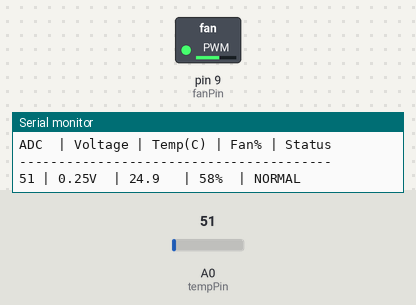
Recording of a sketch running on a simulated Arduino Uno, built with avr-gcc and run on an emulated ATmega328P. Parts: switched loads named in the sketch (green lamp = pin HIGH), the last lines printed to the serial monitor. The inputs (shaded band) are chosen by the test bench; at power-on: A0 (tempPin) = 51.

Above: at 1.3 s.
1.4 s: A0 (tempPin) set to 57
At 3.2 s:
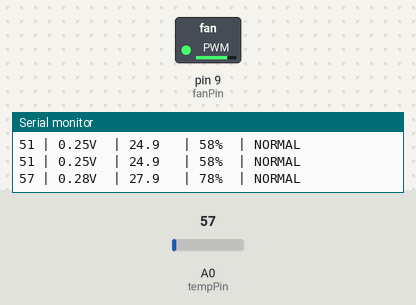
3.9 s: A0 (tempPin) set to 86
At 5.0 s:
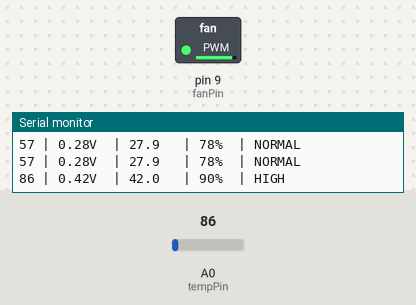
6.9 s: A0 (tempPin) set to 30
At 9.0 s:
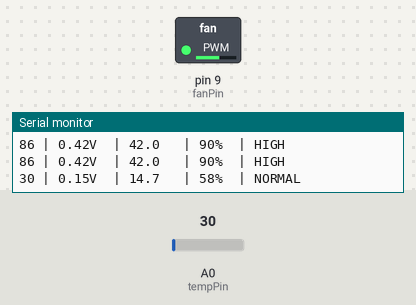
9.4 s: A0 (tempPin) set to 61
At 10.8 s:
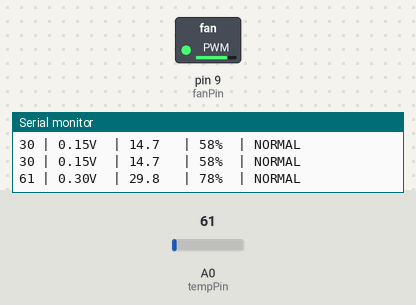
Timing chart, 0 to 12.4 s (numbered marks = the images above; inputs shaded):
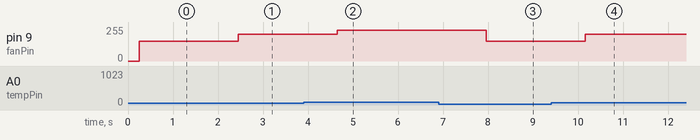

The sketch:

FanControl.ino
```cpp
const int tempPin = A0;
const int fanPin = 9;

void setup() {
  Serial.begin(9600);
  pinMode(fanPin, OUTPUT);

  Serial.println("========================================");
  Serial.println("  SMART TEMPERATURE CONTROL SYSTEM");
  Serial.println("========================================");
  Serial.println("ADC  | Voltage | Temp(C) | Fan% | Status");
  Serial.println("----------------------------------------");
}

void loop() {
  long sum = 0;
  for (int i = 0; i < 10; i++) {
    sum += analogRead(tempPin);
    delay(10);
  }
  int adcValue = sum / 10;

  float voltage = adcValue * (5.0 / 1023.0);
  float temperature = voltage * 100.0;

  int pwmValue = 0;
  int fanPercent = 0;

  if (temperature <= 25.0) {
    pwmValue = 148;
    fanPercent = 58;
  }
  else if (temperature <= 37.0) {
    pwmValue = 199;
    fanPercent = 78;
  }
  else if (temperature <= 45.0) {
    pwmValue = 230;
    fanPercent = 90;
  }
  else if (temperature <= 50.0) {
    pwmValue = 255;
    fanPercent = 100;
  }
  else {
    pwmValue = 0;
    fanPercent = 0;
  }

  analogWrite(fanPin, pwmValue);

  Serial.print(adcValue);
  Serial.print(" | ");
  Serial.print(voltage, 2);
  Serial.print("V  | ");
  Serial.print(temperature, 1);
  Serial.print("   | ");
  Serial.print(fanPercent);
  Serial.print("%  | ");

  if (temperature <= 25.0) Serial.println("NORMAL");
  else if (temperature <= 37.0) Serial.println("NORMAL");
  else if (temperature <= 45.0) Serial.println("HIGH");
  else if (temperature <= 50.0) Serial.println("MAX");
  else Serial.println("SHUTDOWN!");

  delay(1000);
}
```

Measured:
- the behaviour switches between 51 and 52 on A0 (tempPin) (found by bisection; images 0 and 1)
- after the input at 1.4 s, pin 9 (fanPin): 148/255 → 199/255 after 1.1 s
- after the input at 3.9 s, pin 9 (fanPin): 199/255 → 230/255 after 0.76 s
- after the input at 6.9 s, pin 9 (fanPin): 230/255 → 148/255 after 1.1 s
- after the input at 9.4 s, pin 9 (fanPin): 148/255 → 199/255 after 0.77 s
